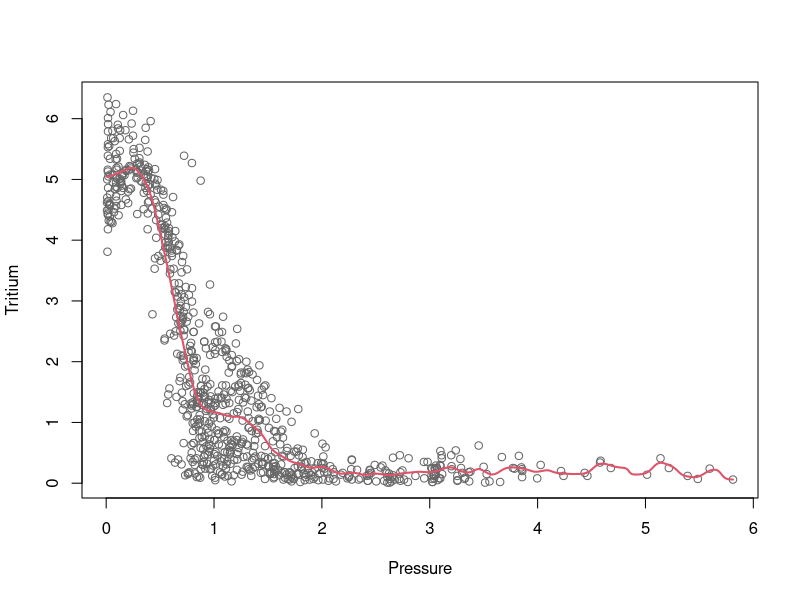

Write R code to recreate this figure. (Note: this script raises an error after producing the figure.)
# Read data
data <- read.csv("assignment_1_2/tritium.csv")
attach(data)

# Question 1: Nadaraya-Watson regression
x=pressure
y=tritium

NW_CV <- function(x,y,h){
  n <- length(x)
  mcv <- rep(0,n)
  for(i in 1:n){
    mcv[i] <- ksmooth(x[-i], y[-i], kernel="normal", bandwidth=h, x.points=x[i])$y
  }
  cv <- mean((y-mcv)^2)
  return(cv)
}

min_h <- optim(par = 0.3, fn=function(h) NW_CV(x,y,h), method = "BFGS")
(h_cv <- min_h$par)

x_val <- seq(from=min(x), to=max(x), length.out = 1000)
NWe <- ksmooth(x, y, kernel="normal", bandwidth=h_cv, x.points=x_val)
str(NWe)

plot(x, y, xlab = "Pressure", ylab = "Tritium", col="gray40")
points(NWe$x, NWe$y, type = "l", col = 2, lwd = 2) 

# Question 2: 95% confidence intervals

NWe1 <- ksmooth(x, y, kernel="normal", bandwidth=h_cv, x.points=x)
s2 <- mean((y[order(x)]-NWe1$y)^2)
K2 <- 2*qnorm(0.75)/sqrt(pi)
fx = density(x, from=min(x), to=max(x), n=1000)
NWe2 <- ksmooth(x, y, kernel="normal", bandwidth=h_cv, x.points = fx$x)
CI_up <- NWe2$y + qnorm(0.975)*sqrt(s2*K2)/sqrt(n*h_cv*fx$y)
CI_lo <- NWe2$y - qnorm(0.975)*sqrt(s2*K2)/sqrt(n*h_cv*fx$y)

plot(x,y, xlab = "Pressure", ylab = "Tritium", col="gray50")
points(NWe$x,NWe$y,type = "l",col=2,lwd=2)
points(NWe$x,CI_up,type = "l",col=2,lwd=2,lty=2)
points(NWe$x,CI_lo,type = "l",col=2,lwd=2,lty=2)



               
# Question 4: Local quadratic regression using leave-one-out-cross-validation for h              
               
h_seq <- seq(0.05, 1, by = 0.01)
cv_errors <- numeric(length(h_seq))

for (j in seq_along(h_seq)) {
  h <- h_seq[j]
  errors <- numeric(length(x))
  
  for (i in 1:length(x)) {
    x_train <- x[-i]
    y_train <- y[-i]
    
    z <- x_train - x[i]
    w <- dnorm(z / h)
    
    fit <- lm(y_train ~ z + I(z^2), weights = w)
    y_pred <- coef(fit)[1]
    errors[i] <- (y[i] - y_pred)^2
  }
    cv_errors[j] <- mean(errors)
}
optimal_h <- h_seq[which.min(cv_errors)]


xval <- seq(min(x), max(x), length.out = 802)
lqest <- rep(NA, length(xval)) 
               
for (i in 1:length(xval)) {
  z <- x - xval[i]
  w <- dnorm(z / optimal_h)  
  wls <- lm(y ~ z + I(z^2), weights = w)
  lqest[i] <- wls$coef[1]
}

plot(x, y, pch = 16, col = "gray60",
     xlab = "Pressure", ylab = "Tritium", 
     main = "Local Quadratic Regression (p = 2)")
lines(xval, lqest, col = 2, lwd = 2)

# Question 5: Local quadratic regression with first and second derivative

xval <- seq(min(x), max(x), length.out = 802)

lqest <- rep(NA, length(xval))       
lqest_prime <- rep(NA, length(xval)) 
lqest_double_prime <- rep(NA, length(xval)) 

for (i in 1:length(xval)) {
  z <- x - xval[i]
  w <- dnorm(z / optimal_h)
  wls <- lm(y ~ z + I(z^2), weights = w)  
  coefs <- coef(wls)
  
  lqest[i] <- coefs[1]                   
  lqest_prime[i] <- coefs[2]               
  lqest_double_prime[i] <- 2 * coefs[3]     
}

plot(x, y, pch = 16, col = "gray60",
     xlab = "Pressure", ylab = "Tritium", 
     main = "Local Quadratic Regression with Derivatives")
lines(xval, lqest, col = "blue", lwd = 2)
lines(xval, lqest_prime, col = "red", lwd = 2)
lines(xval, lqest_double_prime, col = "green", lwd = 2)
legend("topright", legend = c("Regression", "First Derivative", "Second Derivative"),
       col = c("blue", "red", "green"), lwd = 2)

               
